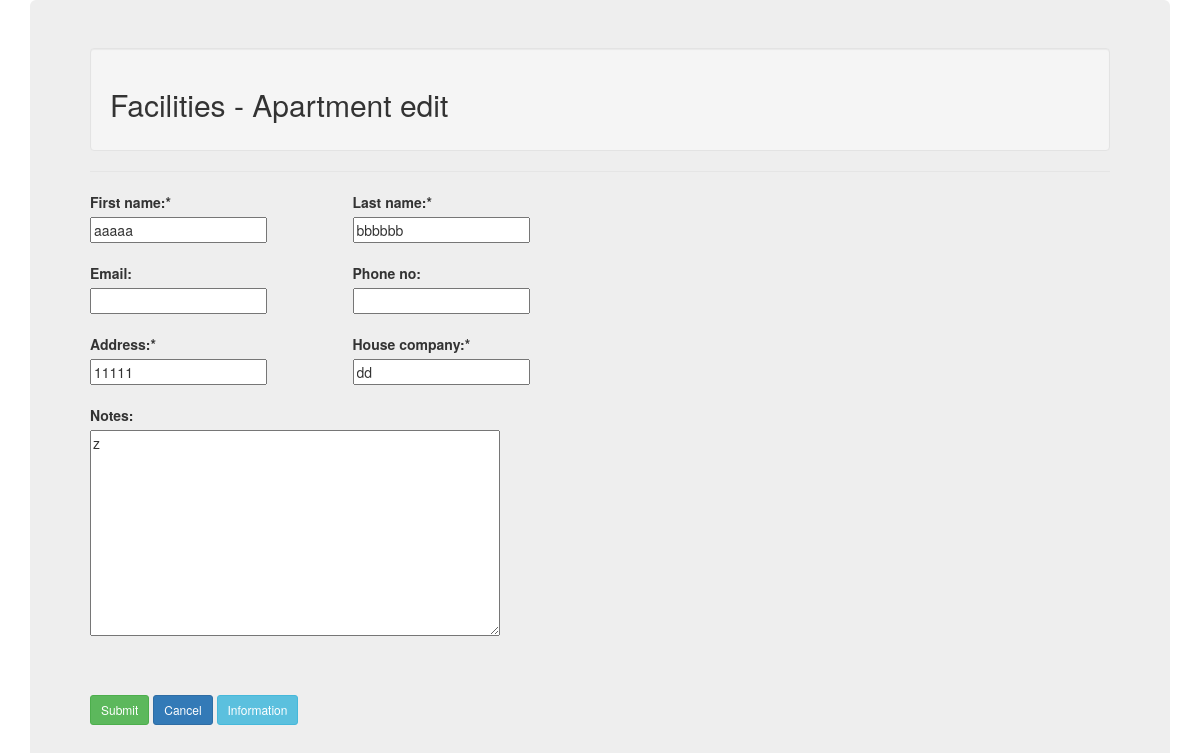
/apartment/14/update/ (signed in), run on the app's committed database.
### FacilitiesApp/models.py (models this page shows, shortened)
class Apartment(models.Model):
    first_name = models.CharField(max_length=100)
    last_name = models.CharField(max_length=100)
    email = models.CharField(max_length=100, blank=True)
    phone_no = models.CharField(max_length=100, blank=True)
    address = models.CharField(max_length=100)
    house_company = models.CharField(max_length=100)
    company_name = models.CharField(max_length=100)
    notes = models.TextField(blank=True)
    date_posted = models.DateTimeField(default=timezone.now)
    date_last_save = models.DateTimeField(auto_now=timezone.now)
    username_first = models.CharField(max_length=100)
    author = models.ForeignKey(User, on_delete=models.PROTECT)

### FacilitiesApp/views.py (the view, shortened to what this page needs)
# urls.py: path('apartment/<int:pk>/update/', ApartmentUpdateView.as_view(), name='apartment-update'),
class ApartmentUpdateView(LoginRequiredMixin, UserPassesTestMixin, UpdateView):
    model = Apartment
    form_class = ApartmentForm
    success_url = '/apartment'
    def get_template_names(self):
        if  self.request.user.profile.user_level > 2:
            template_name = 'FacilitiesApp/apartment_form.html'
        else:
            template_name = 'FacilitiesApp/apartment_list.html'
        return template_name
    def test_func(self):
        Apartment = self.get_object()
        if self.request.user.profile.members_of == Apartment.company_name:
            return True
        return False

### FacilitiesApp/forms.py
class ApartmentForm(ModelForm):
    class Meta:
        model = Apartment
        fields = ['first_name', 'last_name', 'address', 'phone_no', 'email', 'house_company', 'notes']
        widgets = {
            'notes': Textarea(attrs={'rows':10, 'cols':52}),
        }

### FacilitiesApp/templates/FacilitiesApp/apartment_form.html (shortened to what this page needs)
<!DOCTYPE html>
<html lang="en">
<head>
    <link rel="stylesheet" href="https://maxcdn.bootstrapcdn.com/bootstrap/3.4.1/css/bootstrap.min.css">
</head>
<body>
    <div class="container">
        <div class="jumbotron">
            <div class="well"><h2>Facilities - Apartment edit</h2></div>
            {% block content %}
            <div class="content-section">
                <form method="POST">
                    <fieldset class="form-group">
                    <legend class="border-bottom mb-4"> </legend>
                    <div class="row">
                        <div class="col-sm-3">
                            <label>First name:*</label><br>
                            {{ form.first_name }} <br><br>
                            <label>Email:</label><br>
                            {{ form.email }} <br><br>
                            <label>Address:*</label><br>
                            {{ form.address }} <br><br>
                            <label>Notes:</label><br>
                            {{ form.notes }} <br>
                        </div>
                        <div class="col-sm-3">
                            <label>Last name:*</label><br>
                            {{ form.last_name }} <br><br>
                            <label>Phone no:</label><br>
                            {{ form.phone_no }} <br><br>
                            <label>House company:*</label><br>
                            {{ form.house_company }} <br><br>
                            <br>
                        </div>
                    </div>
                    <br><br>
                    </fieldset>
                    <button class="btn btn-success btn-sm mt-1 mb-1" type="submit">Submit</button>
                    <a class="btn btn-primary btn-sm mt-1 mb-1" href="{% url 'apartment' %}">Cancel</a>
                    <button type="button" class="btn btn-info btn-sm" data-toggle="modal" data-target="#myModal">Information</button>
                </form>
            </div>
            {% endblock content %}
        </div>
    </div>
</body>
</html>

### data on the page
Apartment: first_name "aaaaa", address "11111", notes "z", last_name "bbbbbb", house_company "dd"
